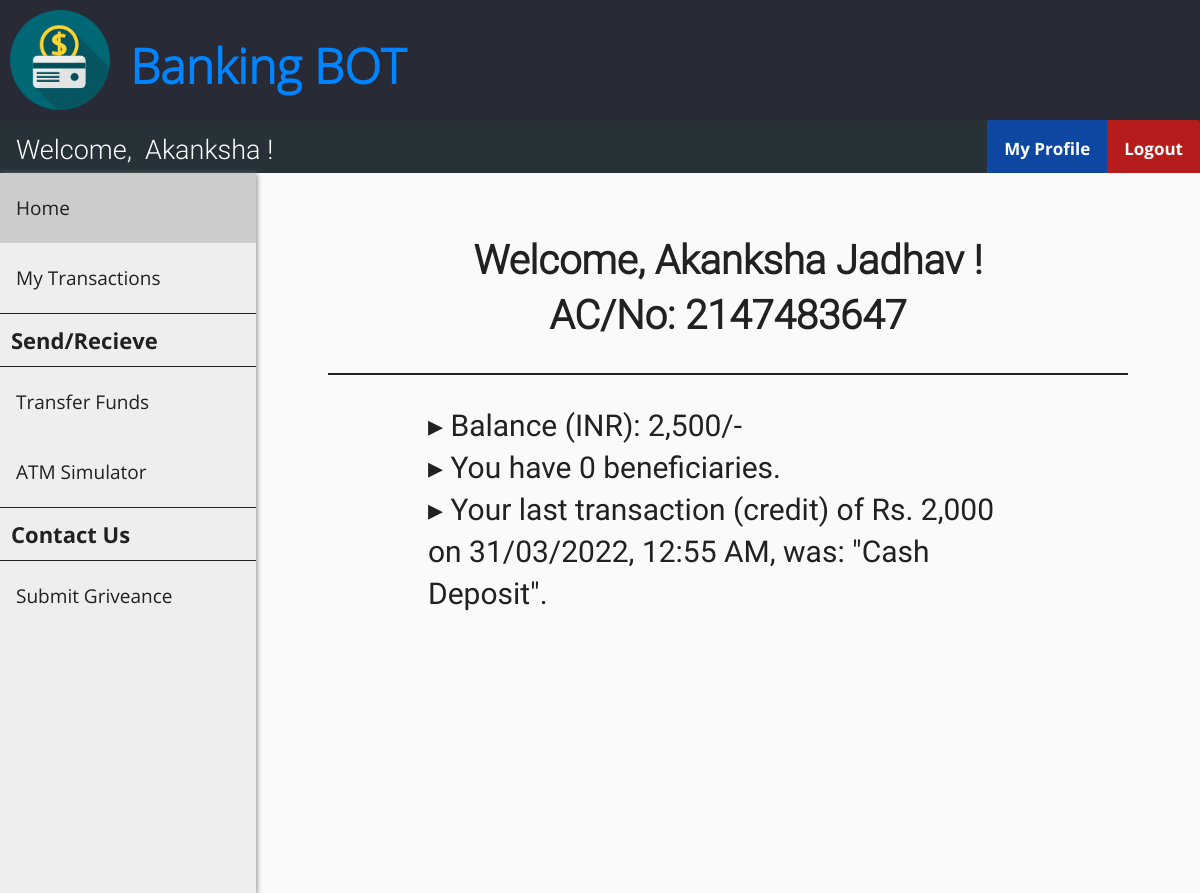
Screenshot of /customer_home.php (signed in) with the database file from the repository.
### tables this page shows
CREATE TABLE `customer` (
  `cust_id` int(11) NOT NULL ,
  `first_name` varchar(30) DEFAULT NULL,
  `last_name` varchar(30) DEFAULT NULL,
  `gender` varchar(10) DEFAULT NULL,
  `dob` date DEFAULT NULL,
  `aadhar_no` varchar(11) DEFAULT NULL,
  `email` varchar(30) DEFAULT NULL,
  `phone_no` varchar(20) DEFAULT NULL,
  `address` varchar(255) DEFAULT NULL,
  `branch` varchar(30) DEFAULT NULL,
  `account_no` varchar(11) DEFAULT NULL,
  `pin` int(4) DEFAULT NULL,
  `uname` varchar(30) DEFAULT NULL,
  `pwd` varchar(30) DEFAULT NULL
);

CREATE TABLE `passbook1` (
  `trans_id` int(11) NOT NULL,
  `trans_date` datetime DEFAULT NULL,
  `remarks` varchar(255) DEFAULT NULL,
  `debit` int(11) DEFAULT NULL,
  `credit` int(11) DEFAULT NULL,
  `balance` int(11) DEFAULT NULL
);

### customer_home.php (the view, shortened to what this page needs)
<?php
    include "header.php";
    include "customer_navbar.php";
    include "customer_sidebar.php";
    $id = $_SESSION['loggedIn_cust_id'];
    $sql0 = "SELECT * FROM customer WHERE cust_id=".$id;
    $result0 = $conn->query($sql0);
    $row0 = $result0->fetch_assoc();
    $sql1 = "SELECT * FROM passbook".$id." WHERE trans_id=(
                    SELECT MAX(trans_id) FROM passbook".$id.")";
    $result1 = $conn->query($sql1);
    $row1 = $result1->fetch_assoc();
    if ($row1["debit"] == 0) {
        $transaction = $row1["credit"];
        $type = "credit";
    }
    else {
        $transaction = $row1["debit"];
        $type = "debit";
    }
    $time = strtotime($row1["trans_date"]);
    $sanitized_time = date("d/m/Y, g:i A", $time);
    $sql2 = "SELECT COUNT(*) FROM beneficiary".$id;
    $result2 = $conn->query($sql2);
    $row2 = $result2->fetch_assoc();
?>
<!DOCTYPE html>
<html>
<head>
    <link rel="stylesheet" href="admin_home_style.css">
</head>
<body>
    <div class="flex-container">
        <div class="flex-item">
            <h1 id="customer">
                Welcome, <?php echo $row0["first_name"] ?>&nbsp<?php echo $row0["last_name"] ?>&nbsp!
                <br>AC/No: <?php echo $row0["account_no"]; ?>
            </h1>
            <p id="customer">
                &#9656 Balance (INR): <?php echo number_format($row1["balance"]); ?>/-
                <br>&#9656 You have <?php echo $row2["COUNT(*)"]; ?> beneficiaries.
                <br>&#9656 Your last transaction (<?php echo $type; ?>) of&nbspRs.&nbsp<?php
                echo number_format($transaction); ?><br>
                on <?php echo $sanitized_time; ?>, was: "<?php echo $row1["remarks"]; ?>".
            </p>
        </div>
    </div>
</body>
</html>
<?php include "easter_egg.php"; ?>

### customer_navbar.php (shortened to what this page needs)
<?php
    include "connect.php";
    if (isset($_SESSION['loggedIn_cust_id'])) {
        $sql0 = "SELECT * FROM customer WHERE cust_id=".$_SESSION['loggedIn_cust_id'];
        $result = $conn->query($sql0);
        $row = $result->fetch_assoc();
    }
?>
<!DOCTYPE html>
<html>
<head>
    <link rel="stylesheet" href="user_navbar_style.css">
</head>
<body>
    <div class="nav-wrapper">
        <div class="topnav" id="theTopNav">
            <a id="user">Welcome, &nbsp<?php echo $row["first_name"]; ?> !</a>
            <a id="logout" href="logout_action.php" onclick="return confirm('Are you sure?')">Logout</a>
            <a id="profile" href="customer_profile.php">My Profile</a>
        </div>
    </div>
</body>
</html>

### header_style.css (style rules this page uses)
body { margin: 0; padding: 0; background-color: #FAFAFA; }
h1 { font-family: OpenSans-Light; color: #0084ff; font-size: 3rem; line-height: 3rem; margin-top: calc((1.5rem - 2rem) + 2.5rem); margin-bottom: 1.5rem; }

### user_navbar_style.css (style rules this page uses)
.nav-wrapper { height: 53px; background: #333; }
.nav-wrapper .topnav { background-color: #263238; overflow: hidden; height: 53px; }
.topnav a[id="user"] { float: left; display: block; color: white; text-align: center; padding: 14px 16px; text-decoration: none; font-size: 27px; font-family: Roboto-Light; }
.topnav a[id="profile"] { float: right; display: block; color: white; text-align: center; padding: 17px 17px; text-decoration: none; font-size: 17px; font-family: OpenSans-Bold; background-color: #0D47A1; border-top-left-radius: 3px; }
.topnav a[id="logout"] { float: right; display: block; color: white; text-align: center; padding: 17px 17px; text-decoration: none; font-size: 17px; font-family: OpenSans-Bold; background-color: #b71c1c; border-top-right-radius: 3px; }

### admin_home_style.css (style rules this page uses)
.flex-container { display: -webkit-flex; display: flex; -webkit-flex-direction: column; flex-direction: column; margin-left: 256px; width: auto; height: auto; -webkit-flex-wrap: wrap; flex-wrap: wrap; }
.flex-item { width: auto; height: auto; margin: 10px; margin-left: auto; margin-right: auto; }
h1[id="customer"] { margin: 20px; line-height: normal; font-family: Roboto-Light; font-size: 40px; text-align: center; color: #212121; line-height: 55px; border-bottom: 2px solid #212121; padding: 30px 100px; }
p[id="customer"] { max-width: 600px; margin: 20px; font-size: 30px; font-family: Roboto-Regular; color: #212121; line-height: 42px; padding: 10px 100px; }

### rows the page displays
customer: first_name "Akanksha", last_name "Jadhav", account_no "2147483647"
passbook1: balance "2,500", debit "credit", credit "2,000", trans_date "31/03/2022, 12:55 AM", remarks "Cash Deposit"

### other values shown
$row2["COUNT(*)"] "0"
